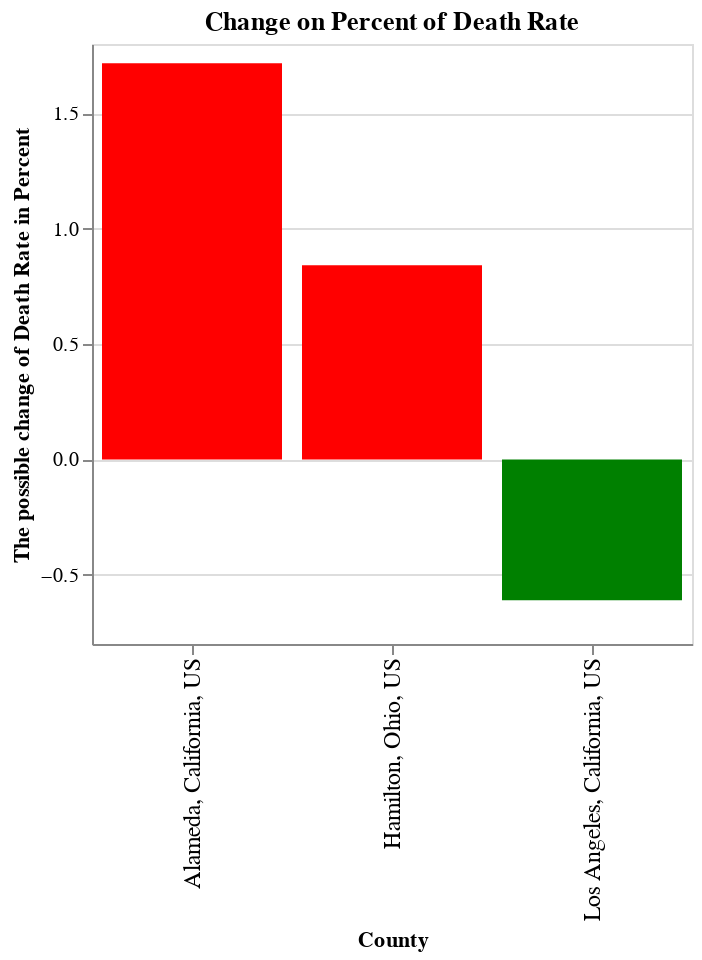

The notebook cell saved with this chart:
### Code cell
plot_death_rate(['Los Angeles, California, US', 'Alameda, California, US', 'Hamilton, Ohio, US'])

### Figure 1 — Vega-Lite specification as saved in the notebook (floating-point values rounded to 4 significant figures)
{"config": {"view": {"continuousWidth": 400, "continuousHeight": 300}}, "data": {"name": "data-96e920556c9ef812657fb3145cc480a5"}, "mark": "bar", "encoding": {"color": {"condition": {"value": "red", "test": "datum.Difference > 0"}, "value": "green"}, "x": {"type": "nominal", "axis": {"labelFontSize": 12, "title": "County"}, "field": "Combined_Key"}, "y": {"type": "quantitative", "axis": {"labelFontSize": 10, "title": "The possible change of Death Rate in Percent"}, "field": "Difference"}}, "title": "Change on Percent of Death Rate", "width": 300, "$schema": "https://vega.github.io/schema/vega-lite/v4.8.1.json", "datasets": {"data-96e920556c9ef812657fb3145cc480a5": [{"Combined_Key": "Los Angeles, California, US", "Death_Rate": 4.866, "Predicted_Death_Rate": 4.255, "Difference": -0.6105}, {"Combined_Key": "Alameda, California, US", "Death_Rate": 3.469, "Predicted_Death_Rate": 5.186, "Difference": 1.717}, {"Combined_Key": "Hamilton, Ohio, US", "Death_Rate": 5.487, "Predicted_Death_Rate": 6.328, "Difference": 0.841}]}}
